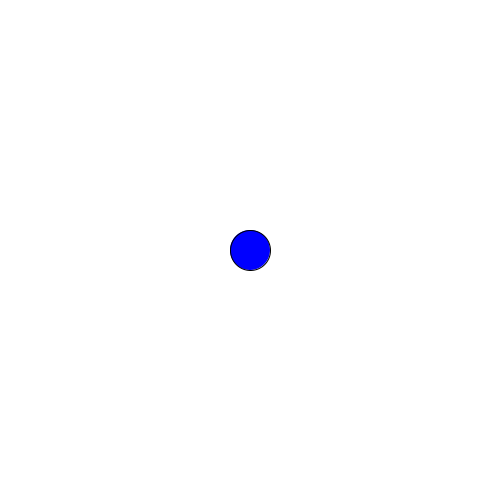
Frame 1 (no input)
Frame 60 (the mouse pressed at the canvas centre just before this capture): identical to frame 1, image omitted
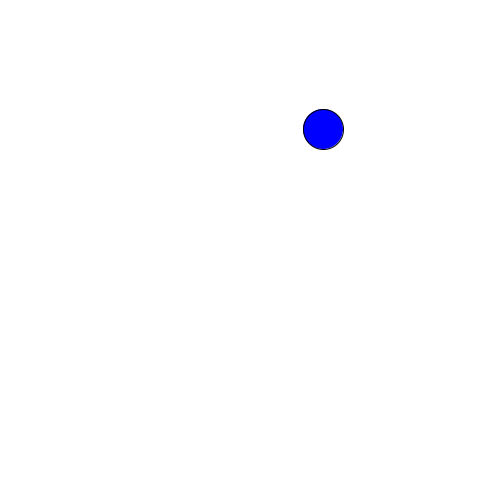
Frame 120 (the mouse held since frame 60 and released just before this capture)

The Processing sketch that drew these frames (run headless with seeded random() and noise(); from frame 60 on, the mouse is pressed at the canvas centre):

// Processing sketch: slippery_dot
// ── slippery_dot.pde
/*** When you are done, this program will draw an ellipse 
     that jumps to new location each time you click on it.
***/
 
 // 1. Create three integer variables to represent the x, y, and the size of the ellipse
       int x = 250;
       int y = 250;
       int s1 = 40;
       int s2 = 40;
    void setup() {
      // 2. Set the size of your sketch
    
    size(500, 500);
    }
    
    void draw() {
    background(#FFFFFF);
      // 3. Set the background color of your sketch
      
      // 4. Draw an ellipse using the variables created at the top of the sketch for the location and size of your ellipse. 
      //    Make sure it fits in the window. Change the variables if it does not.
    fill(0, 0, 255);
    ellipse(x, y, s1, s2);
    
    }
    
    /******** This method gets called automatically when you press the mouse ************/
    void mousePressed() {
      //5. Create an integer variable called distance
      int distance = getDistanceFromMouse(x, y);
      //6. The getDistanceFromMouse() method below returns a number.
      //   Set the value of your distance variable to the value returned by the getDistance method
      //   You will need to pass the x and y location of your ellipse to this method.
        
          
      //7.  Use an if statement to check if your distance variable is < the radius of the ellipse
      //    If it is, make a new x AND y for the ellipse, for a new random location on the window
      //    Hint: Use code like this      x = (int) random(width);
       if(distance <= s1/2) {
         x = (int) random(width);
         y = (int) random(height);
       }
    }
    
    /********  This method gives you the number of pixels between the mouse and the x,y point ***********/
    int getDistanceFromMouse(int x, int y) {
      return (int)Math.sqrt(Math.pow((mouseX-x),2) + Math.pow((mouseY-y),2));
    }
